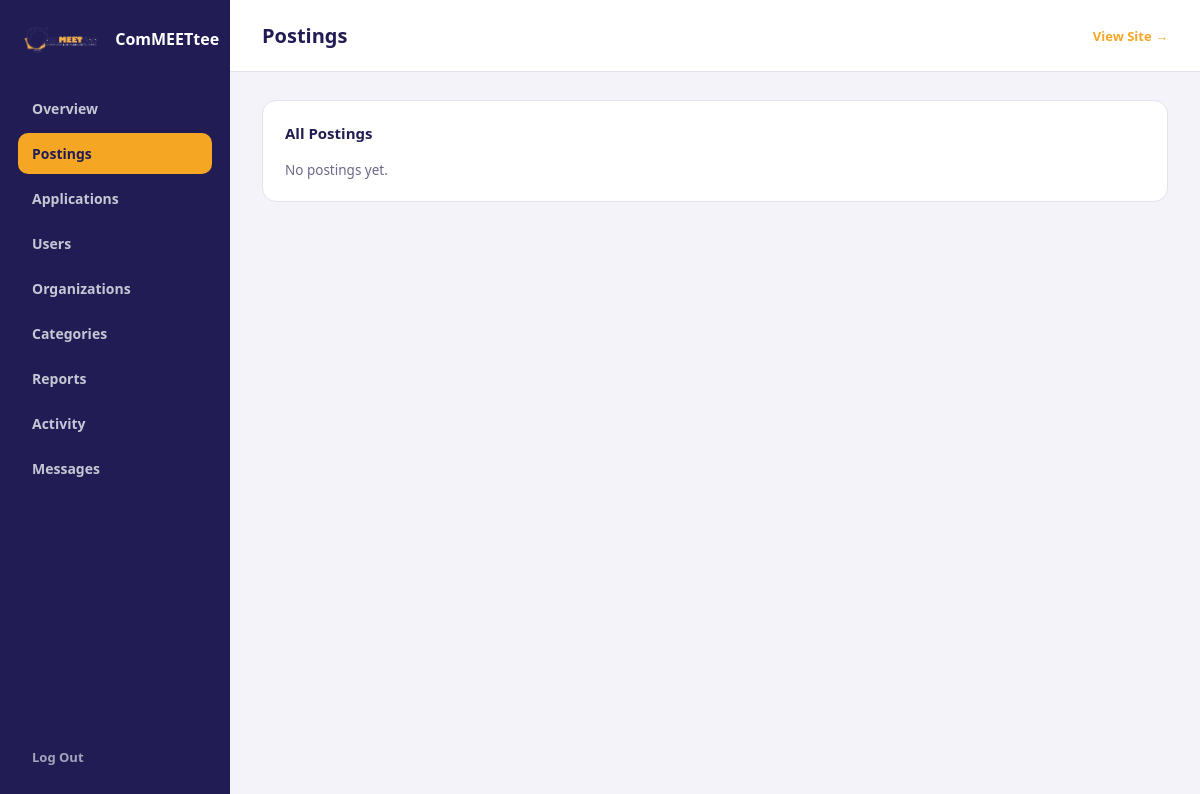
Page /adminfiles/admin.php?panel=postings (signed in) on the earlier database version.
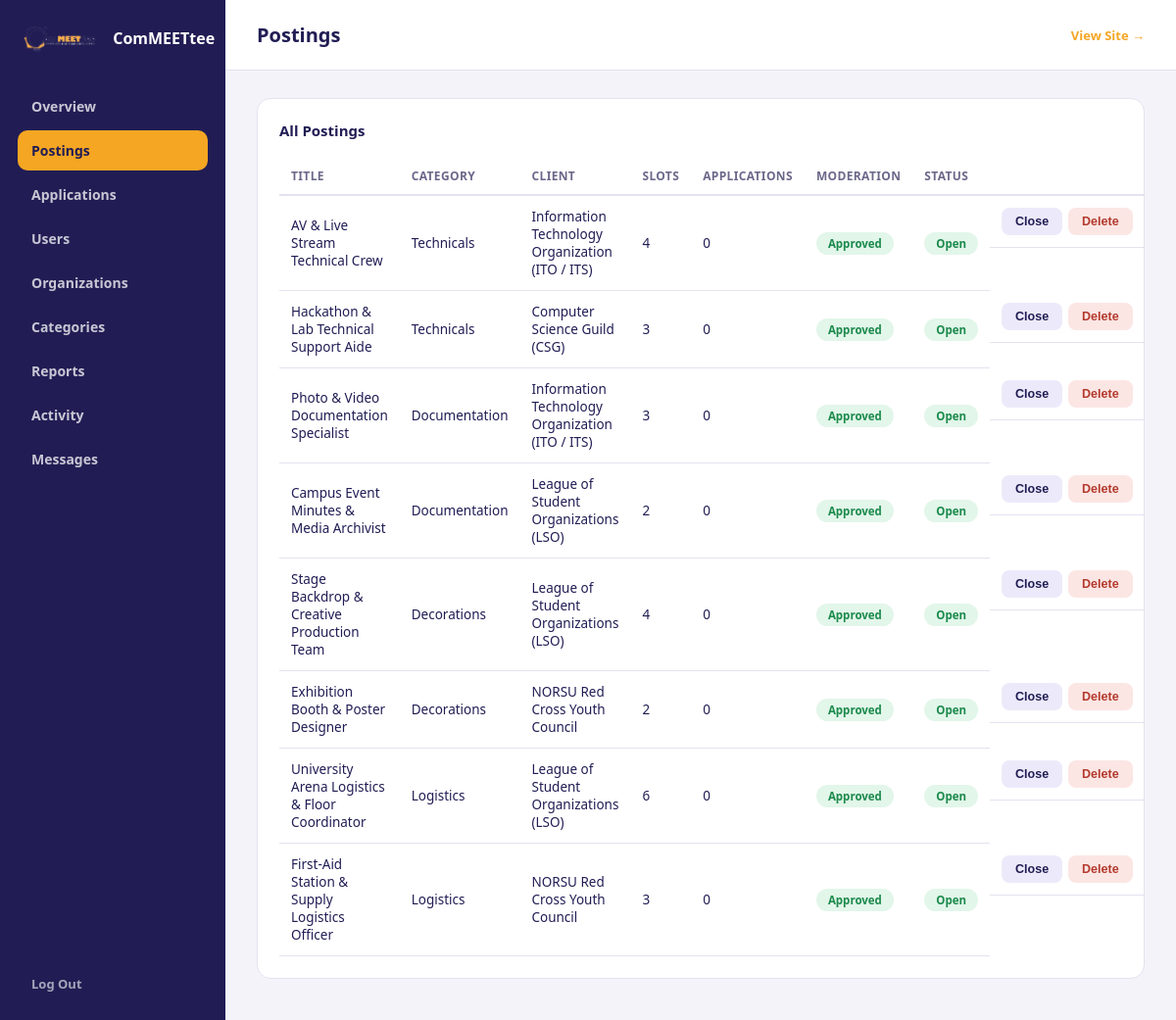
Same page on the later database version.
### tables this page shows
CREATE TABLE `postings` (
  `id` int unsigned NOT NULL AUTO_INCREMENT,
  `client_id` int unsigned NOT NULL,
  `category_id` varchar(50) NOT NULL,
  `title` varchar(255) NOT NULL,
  `description` varchar(2000) NOT NULL DEFAULT '',
  `skills_needed` varchar(500) NOT NULL DEFAULT '',
  `slots` int unsigned NOT NULL DEFAULT '1',
  `status` varchar(20) NOT NULL DEFAULT 'open',
  `moderation_status` varchar(20) NOT NULL DEFAULT 'pending',
  `image` varchar(255) NOT NULL DEFAULT '',
  `created_at` timestamp NOT NULL DEFAULT CURRENT_TIMESTAMP,
  PRIMARY KEY (`id`),
  KEY `client_id` (`client_id`),
  KEY `category_id` (`category_id`),
  CONSTRAINT `postings_ibfk_1` FOREIGN KEY (`client_id`) REFERENCES `users` (`id`),
  CONSTRAINT `postings_ibfk_2` FOREIGN KEY (`category_id`) REFERENCES `categories` (`id`)
);

CREATE TABLE `categories` (
  `id` varchar(50) NOT NULL,
  `name` varchar(100) NOT NULL,
  `description` varchar(500) NOT NULL DEFAULT '',
  `image` varchar(255) NOT NULL DEFAULT '',
  PRIMARY KEY (`id`)
);

CREATE TABLE `users` (
  `id` int unsigned NOT NULL AUTO_INCREMENT,
  `name` varchar(255) NOT NULL,
  `email` varchar(255) NOT NULL,
  `password` text NOT NULL,
  `role` varchar(20) NOT NULL DEFAULT 'aspirant',
  `status` varchar(20) NOT NULL DEFAULT 'active',
  `avatar` varchar(255) NOT NULL DEFAULT '',
  `org_name` varchar(255) NOT NULL DEFAULT '',
  `program` varchar(255) NOT NULL DEFAULT '',
  `year_level` varchar(50) NOT NULL DEFAULT '',
  `skills` varchar(500) NOT NULL DEFAULT '',
  `availability` varchar(255) NOT NULL DEFAULT '',
  `bio` varchar(1000) NOT NULL DEFAULT '',
  `created_at` timestamp NOT NULL DEFAULT CURRENT_TIMESTAMP,
  PRIMARY KEY (`id`),
  UNIQUE KEY `email` (`email`)
);

### adminfiles/admin/panel-postings.php (the view, shortened to what this page needs)
<div class="dash-panel">
  <h3>All Postings</h3>
  <?php if (!$allPostings): ?>
    <p class="dash-empty">No postings yet.</p>
  <?php else: ?>
    <table class="dash-table">
      <thead><tr><th>Title</th><th>Category</th><th>Client</th><th>Slots</th><th>Applications</th><th>Moderation</th><th>Status</th><th></th></tr></thead>
      <tbody>
        <?php foreach ($allPostings as $posting): $moderation = $posting['moderation_status'] ?: 'approved'; ?>
          <tr>
            <td><?php echo htmlspecialchars($posting['title']); ?></td>
            <td><?php echo htmlspecialchars($posting['category_name']); ?></td>
            <td><?php echo htmlspecialchars($posting['client_org'] ?: $posting['client_name']); ?></td>
            <td><?php echo (int) $posting['slots']; ?></td>
            <td><?php echo (int) $posting['application_count']; ?></td>
            <td>
              <span class="dash-badge dash-badge--<?php echo $moderation === 'approved' ? 'good' : ($moderation === 'rejected' ? 'bad' : 'muted'); ?>"><?php echo htmlspecialchars(ucfirst($moderation)); ?></span>
            </td>
            <td><span class="dash-badge dash-badge--<?php echo $posting['status'] === 'open' ? 'good' : 'muted'; ?>"><?php echo htmlspecialchars(ucfirst($posting['status'])); ?></span></td>
            <td class="dash-table-actions">
              <?php if ($moderation === 'pending'): ?>
                <form method="post">
                  <input type="hidden" name="panel" value="postings">
                  <input type="hidden" name="posting_id" value="<?php echo (int) $posting['id']; ?>">
                  <input type="hidden" name="action" value="approve_posting">
                  <button type="submit" class="dash-btn-small">Approve</button>
                </form>
                <form method="post" onsubmit="return confirm('Reject this posting? It will be closed and hidden from the site.');">
                  <input type="hidden" name="panel" value="postings">
                  <input type="hidden" name="posting_id" value="<?php echo (int) $posting['id']; ?>">
                  <input type="hidden" name="action" value="reject_posting">
                  <button type="submit" class="dash-btn-small dash-btn-small--danger">Reject</button>
                </form>
              <?php else: ?>
                <form method="post">
                  <button type="submit" class="dash-btn-small" <?php echo $moderation === 'rejected' ? 'disabled title="Rejected postings stay closed"' : ''; ?>><?php echo $posting['status'] === 'open' ? 'Close' : 'Reopen'; ?></button>
                </form>
              <?php endif; ?>
              <form method="post" onsubmit="return confirm('Delete this posting and all its applications? This is for removing inappropriate postings and can\'t be undone.');">
                <button type="submit" class="dash-btn-small dash-btn-small--danger">Delete</button>
              </form>
            </td>
          </tr>
        <?php endforeach; ?>
      </tbody>
    </table>
  <?php endif; ?>
</div>

Differences in the rows shown:
added postings: title "AV & Live Stream Technical Crew", category.name "Technicals", client.org_name "Information Technology Organization (ITO / ITS)", slots "4", application_count "0", moderation_status "Approved", status "Open", shows "Close"
added postings: title "Hackathon & Lab Technical Support Aide", category.name "Technicals", client.org_name "Computer Science Guild (CSG)", slots "3", application_count "0", moderation_status "Approved", status "Open", shows "Close"
added postings: title "Photo & Video Documentation Specialist", category.name "Documentation", client.org_name "Information Technology Organization (ITO / ITS)", slots "3", application_count "0", moderation_status "Approved", status "Open", shows "Close"
added postings: title "Campus Event Minutes & Media Archivist", category.name "Documentation", client.org_name "League of Student Organizations (LSO)", slots "2", application_count "0", moderation_status "Approved", status "Open", shows "Close"
added postings: title "Stage Backdrop & Creative Production Team", category.name "Decorations", client.org_name "League of Student Organizations (LSO)", slots "4", application_count "0", moderation_status "Approved", status "Open", shows "Close"
added postings: title "Exhibition Booth & Poster Designer", category.name "Decorations", client.org_name "NORSU Red Cross Youth Council", slots "2", application_count "0", moderation_status "Approved", status "Open", shows "Close"
added postings: title "University Arena Logistics & Floor Coordinator", category.name "Logistics", client.org_name "League of Student Organizations (LSO)", slots "6", application_count "0", moderation_status "Approved", status "Open", shows "Close"
added postings: title "First-Aid Station & Supply Logistics Officer", category.name "Logistics", client.org_name "NORSU Red Cross Youth Council", slots "3", application_count "0", moderation_status "Approved", status "Open", shows "Close"
Other differences:
text no longer shown: "No postings yet."
text now shown: "TITLE CATEGORY CLIENT SLOTS APPLICATIONS MODERATION STATUS"
